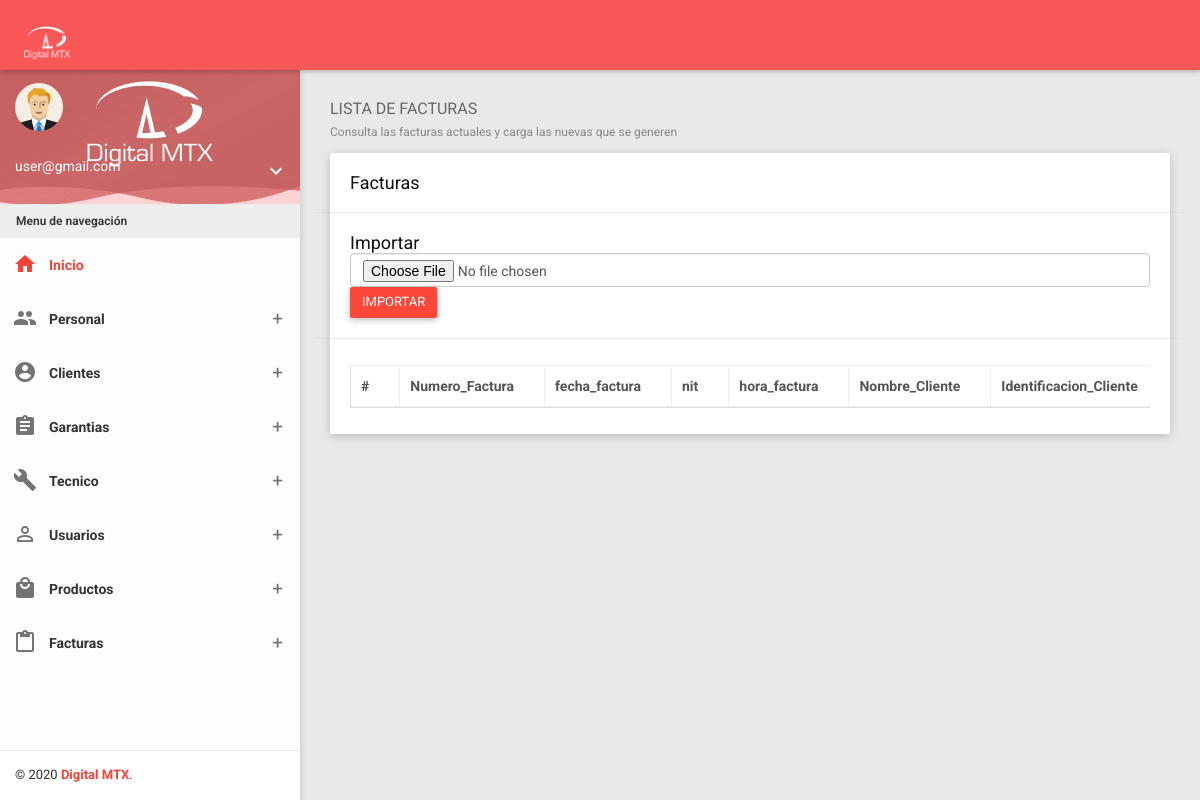
The page /?controller=bill (signed in) on the database as committed earlier.
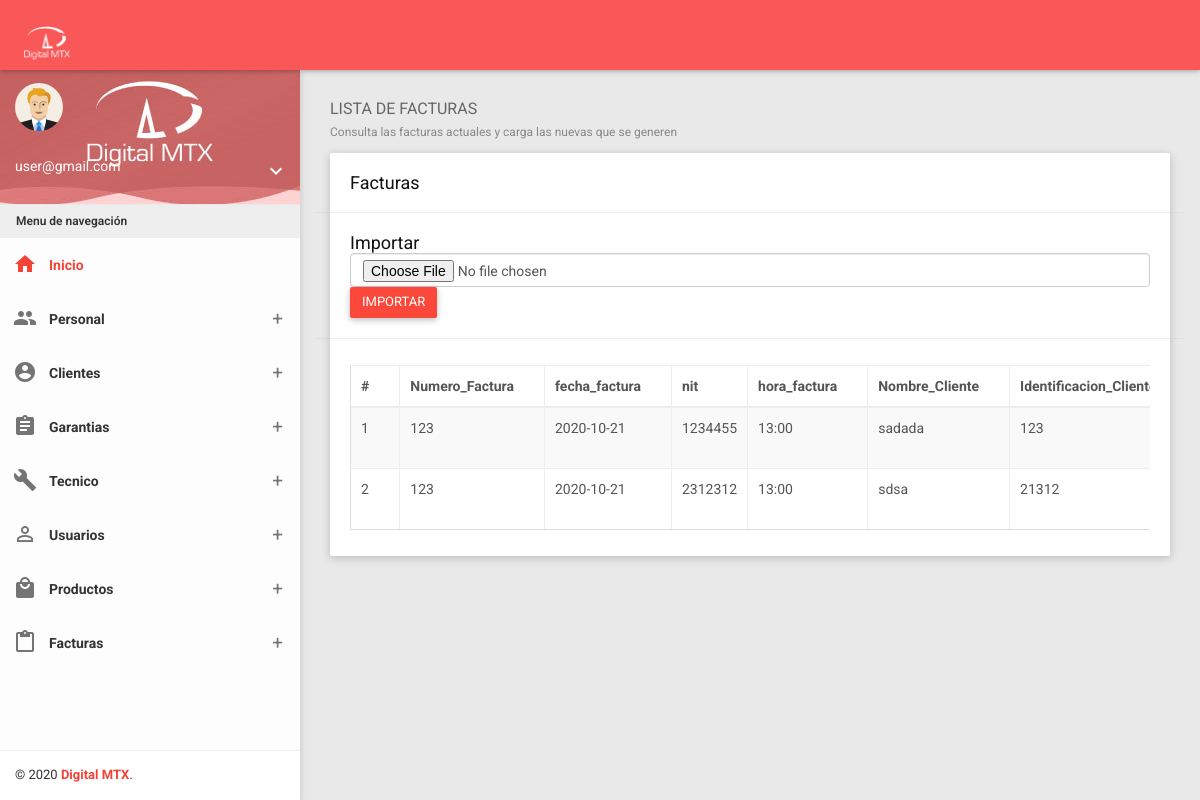
The same page on the database as committed later.
### tables this page shows
CREATE TABLE `mg_facturas` (
  `id` int(11) NOT NULL,
  `Numero_Factura` varchar(20) DEFAULT NULL,
  `fecha_factura` date DEFAULT NULL,
  `nit` varchar(50) DEFAULT NULL,
  `hora_factura` varchar(50) DEFAULT NULL,
  `Nombre_Cliente` varchar(50) DEFAULT NULL,
  `Identificacion_Cliente` varchar(50) DEFAULT NULL,
  `Correo_Cliente` varchar(50) DEFAULT NULL,
  `Direccion_Cliente` varchar(50) DEFAULT NULL,
  `Centro_costo` varchar(50) DEFAULT NULL,
  `Codigo_Producto` varchar(50) DEFAULT NULL,
  `Codigo_Proveedor` varchar(20) DEFAULT NULL,
  `Descripcion_Producto` text DEFAULT NULL,
  `Referencia_Producto` varchar(50) DEFAULT NULL,
  `Cantidad` varchar(11) DEFAULT NULL,
  `Sello_Producto` varchar(50) DEFAULT NULL,
  `Marca_Producto` varchar(50) DEFAULT NULL
);

### Controllers/BillController.php (called while the page is built, shortened)
<?php
require 'Models/Bill.php';
class BillController
{
    private $model;
    public function __construct()
    {
        $this->model = new Bill;
    }
    public function index()
    {
        require 'Views/Layout.php';
        $bills = $this->model->getAll();
        require 'Views/Bills/list.php';
    }
}

### Models/Bill.php (called while the page is built, shortened)
<?php
class Bill
{
    private $pdo;
    public function __construct()
    {
        try {
            $this->pdo = new Conexion;
        } catch (PDOException $e) {
            die($e->getMessage());
        }
    }
    public function getAll()
    {
        try {
            $strSql = "SELECT * FROM mg_facturas";
            $query = $this->pdo->select($strSql);
            return $query;
        } catch (PDOException $e) {
            die($e->getMessage());
        }
    }
}

### Providers/Database.php (called while the page is built, shortened)
<?php
class Conexion extends PDO
{
	public function select($strSql, $arrayData = array(), $fetchMode = PDO::FETCH_OBJ)
	{
		$query = $this->prepare($strSql);
		if (!$query->execute())
			echo "Error, la consulta no se realizó";
		else
			return $query->fetchAll($fetchMode);
	}
}

### Views/Bills/list.php (the view, shortened to what this page needs)
<section class="content">
    <div class="container-fluid">
        <div class="block-header">
            <h2>
                LISTA DE FACTURAS
                <small>Consulta las facturas actuales y carga las nuevas que se generen</small>
            </h2>
        </div>
        <div class="row clearfix">
            <div class="col-lg-12 col-md-12 col-sm-12 col-xs-12">
                <div class="card">
                    <div class="header row">
                        <div class="col-sm-6">
                            <h2>Facturas</h2>
                        </div>
                    </div>
                    <div class="header row">
                        <div class="col-sm-12">
                            <h2>Importar</h2>
                        </div>
                        <div class="col-sm-12">
                            <form action="Views/Bills/import.php" method="post" enctype="multipart/form-data" id="form_validation">
                                <input type="file" name="file" class="form-control"/>
                                <input type="submit" class="btn btn-danger" name="import_data" value="IMPORTAR" required>
                           </form>
                        </div>
                    </div>
                    <div class="body">
                        <div class="table-responsive">
                            <table class="table table-bordered table-striped table-hover dataTable js-exportable">
                                <thead>
                                    <tr>
                                        <th>#</th>
                                        <th>Numero_Factura </th>
                                        <th>fecha_factura</th>
                                        <th>nit</th>
                                        <th>hora_factura</th>
                                        <th>Nombre_Cliente</th>
                                        <th>Identificacion_Cliente</th>
                                    </tr>
                                </thead>
                                <tbody>
                                    <?php foreach ($bills as $bill) { ?>
                                        <tr>
                                            <td><?php echo $bill->id ?></td>
                                            <td><?php echo $bill->Numero_Factura ?></td>
                                            <td><?php echo $bill->fecha_factura ?></td>
                                            <td><?php echo $bill->nit ?></td>
                                            <td><?php echo $bill->hora_factura ?></td>
                                            <td><?php echo $bill->Nombre_Cliente ?></td>
                                            <td><?php echo $bill->Identificacion_Cliente ?></td>
                                        </tr>
                                    <?php } ?>
                                </tbody>
                            </table>
                        </div>
                    </div>
                </div>
            </div>
        </div>
    </div>
</section>

Rows that differ between the two databases and show on the page:
added mg_facturas: id "1", Numero_Factura "123", fecha_factura "2020-10-21", nit "1234455", hora_factura "13:00", Nombre_Cliente "sadada", Identificacion_Cliente "123"
added mg_facturas: id "2", Numero_Factura "123", fecha_factura "2020-10-21", nit "2312312", hora_factura "13:00", Nombre_Cliente "sdsa", Identificacion_Cliente "21312"
